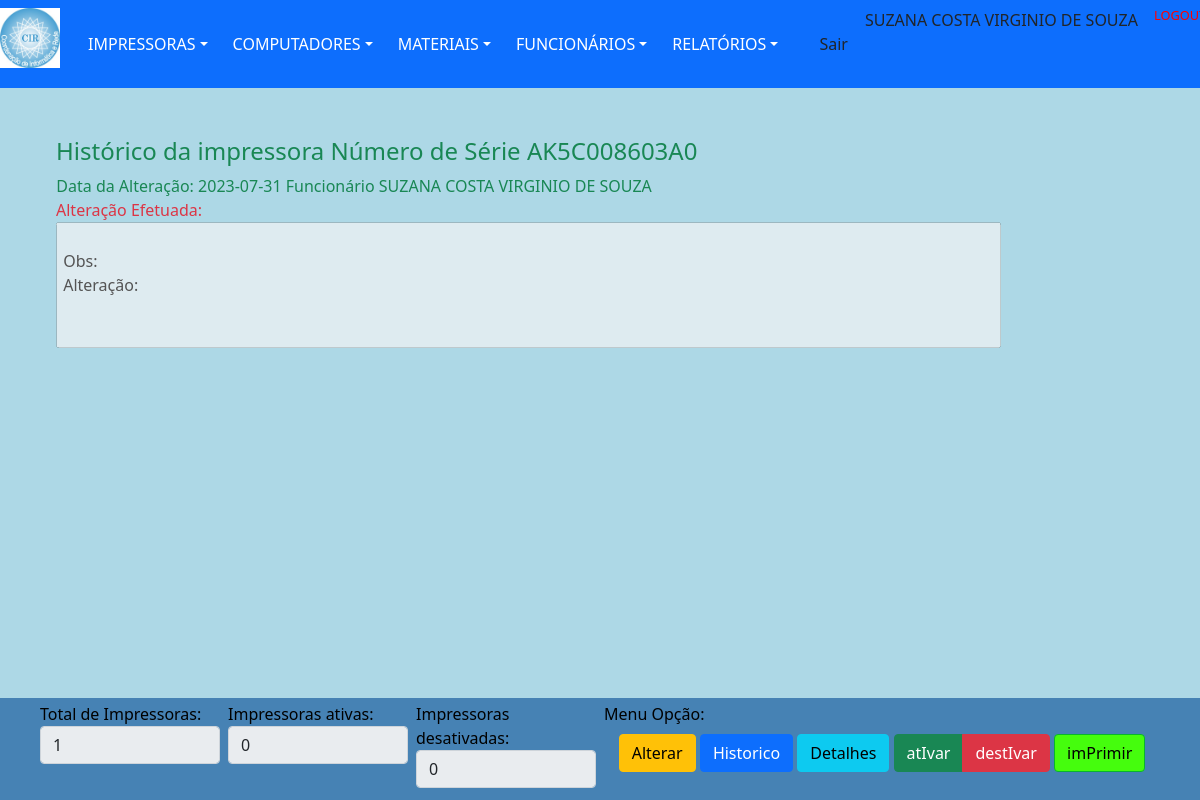
Screenshot of /views/historicoImp.php?action=1&id=15 (signed in) with the database file from the repository.
### tables this page shows
CREATE TABLE `impressoras` (
  `idImpressora` int(11) NOT NULL,
  `nomeImpressora` varchar(20) DEFAULT NULL,
  `numSerie` varchar(50) DEFAULT NULL,
  `ipImpressora` varchar(15) DEFAULT NULL,
  `macImpressora` varchar(20) DEFAULT NULL,
  `tipoToner` varchar(255) DEFAULT NULL,
  `colorida` varchar(3) DEFAULT NULL,
  `statusImpressora` varchar(7) DEFAULT NULL,
  `conexaoImp` varchar(5) DEFAULT 'Rede',
  `modeloImpressora` int(11) DEFAULT NULL,
  `dataCadastro` date DEFAULT NULL,
  `respCadastro` varchar(30) DEFAULT NULL,
  `dataAltCadastro` date DEFAULT NULL,
  `respAltCadastro` varchar(30) DEFAULT NULL,
  `obsImpressora` varchar(255) DEFAULT NULL,
  `idFuncionario` int(11) DEFAULT NULL,
  `idSetor` int(11) DEFAULT NULL
);

CREATE TABLE `historico` (
  `idHistorico` int(11) NOT NULL,
  `nomeAlteracoes` varchar(255) DEFAULT NULL,
  `dataAltera` date DEFAULT NULL,
  `respAlteracoes` varchar(30) DEFAULT NULL,
  `idComputador` int(11) DEFAULT NULL,
  `idImpressora` int(11) DEFAULT NULL,
  `idFuncionario` int(11) DEFAULT NULL
);

### dao/DAO-controleCir.php (called while the page is built, shortened)
<?php
	class ControleCirDAO
		{
            public function ListarOpcao3($nomeTabela, $tipoOpcao, $valorOpcao)
                {
                    $conn = Database::connect();
                    $conn->exec('SET CHARACTER SET utf8');
                    $sql = "SELECT * FROM $nomeTabela WHERE $tipoOpcao LIKE '$valorOpcao'  ORDER BY dataAltera DESC";
                    try
                        {
                            $listar = $conn->query($sql);
                            $buscar = $listar->fetchAll(PDO::FETCH_OBJ);
                            $numRows = $listar->rowCount();
                        }
                    catch (PDOException $exc)
                        {
                            $buscar = $exc->getTraceAsString();
                        }
                    return $buscar;
                }
            public function Verificar($nomeTabela, $opcao1, $valor1)
                {
                    $conn = Database::connect();
                    $conn->exec('SET CHARACTER SET utf8');
                    $sql = "SELECT * FROM $nomeTabela WHERE $opcao1 = '$valor1' ";
                    try
                        {
                            $listar = $conn->query($sql);
                            $buscar = $listar->fetchAll(PDO::FETCH_OBJ);
                            $numRows = $listar->rowCount();
                        }
                    catch (PDOException $exc)
                        {
                            $buscar = $exc->getTraceAsString();
                        }
                    return $buscar;
                }
        }
?>

### controllers/impressoraBuscar.php (called while the page is built, shortened)
<?php
	include "../dao/DAO-controleCir.php";
    $idImpressora =  $_GET['id'];
    $nomeTabela = "impressoras";
    $opcao1 = "idImpressora";
    $valor1 = $idImpressora;
	$impAltDAO = new ControleCirDAO();
	foreach($impAltDAO->Verificar($nomeTabela, $opcao1, $valor1) as $imp)
		{
			$numSerie = $imp->numSerie;
		}
?>

### funcao/funcao.php (called while the page is built, shortened)
<?php
	function lerArquivo($historico)
		{
			if (file_exists($historico))
				{
					$fp = fopen($historico,"r+");
					$texto = fread($fp, filesize($historico));
					fclose($fp);
				}
			 else
			 	{
					$texto = null;
				}
			return trim($texto, '\n');
		}
?>

### views/historicoImp.php (the view, shortened to what this page needs)
<?php
	include "../template/menuPrincipal.php";
	include "../funcao/funcao.php";
   	include "../controllers/impressoraBuscar.php";
   $inativo = 0;
   $ativo = 0;
?>
			<nav class="fixed  navbar navbar-dark">
				<div class="line col-md-12 p-5 position-absolute top-50 bottom-150 end-150">
                    <div class="col-md-12 py-5 px-2">
                        <h4 class="text-success"><?php echo "Histórico da impressora " . $nomeImpressora . " Número de Série " . $numSerie; ?></h4>
                        <?php
                            $nomeTabela = "historico";
							$tipoOpcao = "idImpressora";
							require_once '../dao/DAO-controleCir.php';
							$impAltDAO = new ControleCirDAO();
							foreach($impAltDAO->ListarOpcao3($nomeTabela, $tipoOpcao, $idImpressora) as $hist)
								{
                                    ?>
                                    <div class="row">
                                        <div class="col px-md-1  col-md-12">
                                            <label class="text-success" for="inputSuccess" class="control-label">&nbsp; <?php echo "Data da Alteração: " . $hist->dataAltera . " Funcionário " . $hist->respAlteracoes; ?></label>
                                        </div>
                                        <div class='area-texto'>
                                            <label class="text-danger" for="inputSuccess" class="control-label">Alteração Efetuada:</label>
                                            <div>
												<p>
													<textarea rows="5" cols="100" maxlength="2500" disabled>
														<?php
															$historico = $hist->nomeAlteracoes;
															$historico = lerArquivo($historico);
															echo "\n Obs: " . $result = strstr($historico, " - ", true);
															echo "\n Alteração: " . $result = str_replace(" - ","",strstr($historico, " - ", false));
														?>
													</textarea>
												</p>
                                            </div>
                                        </div>
                                    </div>
								    <?php
							    }
                        ?>
                    </div>
				</div>
			</nav>
	    <div class="fixed-bottom p-1 px-md-5 col-md-12 bg-ufs text-black1">
			<div class="row">
				<div class="col px-md-1 col-md-2">
					<label for="inputSuccess" class="control-label">Total de Impressoras:</label>
					<input type="text" class="form-control" value="<?php echo $_SESSION['numUser'];?>" readonly >
				</div>
				<div class="col px-md-1 col-md-2">
					<label for="inputSuccess" class="control-label">Impressoras ativas:</label>
					<input type="text" class="form-control" value="<?php echo $ativo;?>" readonly>
				</div>
				<div class="col px-md-1 col-md-2">
					<label for="inputSuccess" class="control-label">Impressoras desativadas:</label>
					<input type="text" class="form-control" value="<?php echo $inativo;?>" readonly>
				</div>
				<div class="col px-md-1 col-md-6">
					<label for="inputSuccess" class="control-label">Menu Opção:</label>
					<table class="table table-borderless">
						<thead>
							<tr>
								<th>
									<div class="btn-group pull-left" >
										<a class="btn btn-small btn-warning table-edit">Alterar<i class="icon-edit"></i></a>
									</div>
									<div class="btn-group pull-left">
										<a class="btn btn-primary">Historico<i class="icon-remove"></i></a>
									</div>
									<div class="btn-group pull-left">
										<a class="btn btn-info">Detalhes<i class="icon-remove"></i></a>
									</div>
									<div class="btn-group pull-left">
										<a class="btn btn-small btn-success">atIvar<i class="icon-remove"></i></a>
										<a class="btn btn-small btn-danger">destIvar<i class="icon-remove"></i></a>
									</div>
									<div class="btn-group pull-left">
										<a class="btn btn-small btn-ufs">imPrimir<i class="icon-remove"></i></a>
									</div>
								</th>
							</tr>
						</thead>
					</table>
				</div>
			</div>
		</div>
	</body>
</html>

### template/menuPrincipal.php (style rules this page uses)
body { background-color: #ADD8E6; }
table, th, td { padding: 5px; text-align:center; }

### rows the page displays
impressoras: numSerie "AK5C008603A0"
historico: dataAltera "2023-07-31", respAlteracoes "SUZANA COSTA VIRGINIO DE SOUZA", nomeAlteracoes "Obs: Alteração:"

### other values shown
$_SESSION["nomeFuncionario"] "SUZANA COSTA VIRGINIO DE SOUZA"
